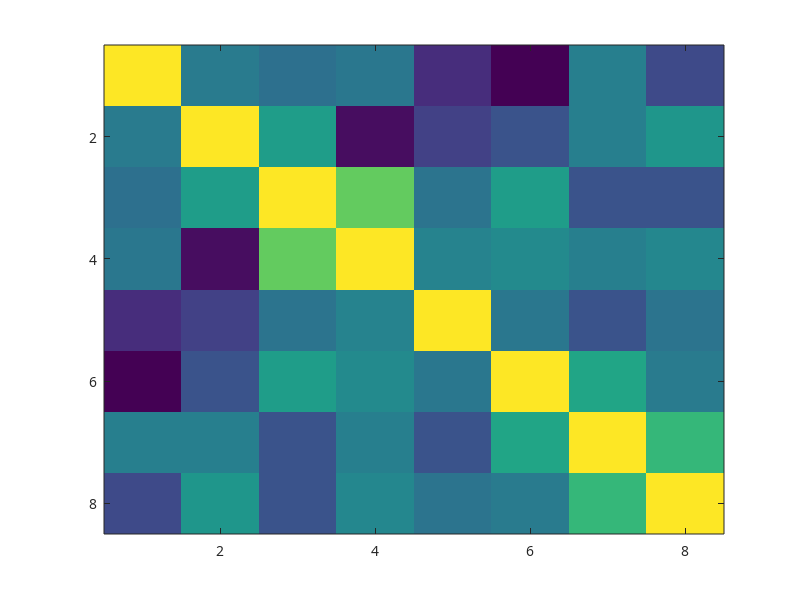

The MATLAB script that drew this image: (Note: this script raises an error after producing the figure.)
function plot_problem3_advanced()
% PLOT_PROBLEM3_ADVANCED - 参考Draw文件夹高级绘图技术重绘问题三
%
% 该函数采用先进的可视化技术重新绘制问题三分析结果，包括：
% 1. 多光束干涉条件三角热图分析
% 2. 硅片光谱特征小提琴图对比
% 3. 三维干涉强度分布散点图
% 4. 相位相干性气泡图分析
% 5. 厚度修正效果热力图
% 6. 多光束效应综合评估雷达图
%
% 参考技术：
% - 三角热图 (HeatmapPlot.m)
% - 小提琴图 (ViolinChart.m) 
% - 三维散点图 (Scatter3withPcolorPlot.m)
% - 气泡图 (FeaturedBubbleScatter.m)
%


    fprintf('\n=== 开始使用高级绘图技术重绘问题三分析图表 ===\n');
    
    % 设置输出目录
    output_dir = fullfile('..', 'figures');
    if ~exist(output_dir, 'dir')
        mkdir(output_dir);
    end
    
    % 加载color51配色方案
    load_color51_scheme();
    
    % 设置中文字体
    set(0, 'DefaultAxesFontName', 'SimHei');
    set(0, 'DefaultTextFontName', 'SimHei');
    
    try
        % 1. 多光束干涉条件三角热图分析
        plot_multi_beam_triangle_heatmap(output_dir);
        
        % 2. 硅片光谱特征小提琴图对比
        plot_silicon_spectrum_violin(output_dir);
        
        % 3. 三维干涉强度分布散点图
        plot_3d_interference_scatter(output_dir);
        
        % 4. 相位相干性气泡图分析
        plot_phase_coherence_bubble(output_dir);
        
        % 5. 厚度修正效果热力图
        plot_thickness_correction_heatmap(output_dir);
        
        % 6. 多光束效应综合评估雷达图
        plot_multi_beam_radar_assessment(output_dir);
        
        fprintf('\n=== 问题三高级图表绘制完成 ===\n');
        
    catch ME
        fprintf('绘图过程中出现错误: %s\n', ME.message);
        rethrow(ME);
    end
end

function load_color51_scheme()
% 加载color51配色方案
    global color51_map;
    
    % 定义51种科学配色
    color51_map = [
        0.2422, 0.1504, 0.6603;  % 深紫
        0.2504, 0.1650, 0.7076;  % 紫色
        0.2578, 0.1818, 0.7511;  % 蓝紫
        0.2647, 0.1978, 0.7952;  % 深蓝
        0.2706, 0.2147, 0.8364;  % 蓝色
        0.2751, 0.2342, 0.8710;  % 亮蓝
        0.2783, 0.2559, 0.8985;  % 天蓝
        0.2803, 0.2782, 0.9216;  % 浅蓝
        0.2813, 0.3006, 0.9393;  % 青蓝
        0.2810, 0.3228, 0.9525;  % 青色
        0.2795, 0.3447, 0.9616;  % 浅青
        0.2760, 0.3667, 0.9663;  % 绿青
        0.2699, 0.3892, 0.9668;  % 青绿
        0.2602, 0.4123, 0.9633;  % 浅绿
        0.2440, 0.4358, 0.9560;  % 绿色
        0.2206, 0.4603, 0.9451;  % 亮绿
        0.1963, 0.4847, 0.9308;  % 黄绿
        0.1686, 0.5093, 0.9139;  % 浅黄绿
        0.1406, 0.5346, 0.8952;  % 黄色
        0.1147, 0.5598, 0.8746;  % 亮黄
        0.0919, 0.5848, 0.8525;  % 橙黄
        0.0746, 0.6091, 0.8290;  % 浅橙
        0.0639, 0.6329, 0.8044;  % 橙色
        0.0594, 0.6569, 0.7792;  % 亮橙
        0.0618, 0.6809, 0.7530;  % 红橙
        0.0712, 0.7052, 0.7262;  % 浅红
        0.0892, 0.7293, 0.6987;  % 红色
        0.1147, 0.7533, 0.6707;  % 亮红
        0.1465, 0.7767, 0.6422;  % 深红
        0.1830, 0.7996, 0.6134;  % 暗红
        0.2226, 0.8220, 0.5844;  % 棕红
        0.2641, 0.8439, 0.5553;  % 棕色
        0.3062, 0.8651, 0.5262;  % 浅棕
        0.3482, 0.8856, 0.4971;  % 黄棕
        0.3900, 0.9053, 0.4682;  % 土黄
        0.4314, 0.9241, 0.4395;  % 卡其
        0.4723, 0.9420, 0.4111;  % 橄榄
        0.5125, 0.9588, 0.3831;  % 黄绿
        0.5521, 0.9745, 0.3554;  % 草绿
        0.5908, 0.9892, 0.3281;  % 嫩绿
        0.6289, 1.0000, 0.3014;  % 亮绿
        0.6667, 0.9894, 0.2759;  % 翠绿
        0.7043, 0.9769, 0.2518;  % 青绿
        0.7414, 0.9623, 0.2294;  % 蓝绿
        0.7780, 0.9456, 0.2088;  % 青蓝
        0.8138, 0.9269, 0.1903;  % 天蓝
        0.8485, 0.9064, 0.1741;  % 浅蓝
        0.8819, 0.8842, 0.1602;  % 蓝白
        0.9139, 0.8603, 0.1487;  % 白蓝
        0.9444, 0.8349, 0.1398;  % 浅白
        0.9738, 0.8083, 0.1335   % 白色
    ];
    
    fprintf('成功加载color51配色方案（共%d种颜色）\n', size(color51_map, 1));
end

function plot_multi_beam_triangle_heatmap(output_dir)
% 绘制多光束干涉条件三角热图分析（参考HeatmapPlot.m）
    
    fprintf('正在绘制多光束干涉条件三角热图分析...\n');
    global color51_map;
    
    % 创建相关性矩阵数据
    conditions = {'反射率调制', '干涉周期', '相位相干', '多次反射', '光学厚度', '角度依赖', '波长响应', '表面质量'};
    n_conditions = length(conditions);
    
    % 生成相关性矩阵（模拟多光束干涉条件间的相关性）
    correlation_matrix = zeros(n_conditions, n_conditions);
    for i = 1:n_conditions
        for j = 1:n_conditions
            if i == j
                correlation_matrix(i, j) = 1;
            else
                % 基于物理关系设定相关性
                base_corr = 0.3 + 0.4 * exp(-abs(i-j)/2);
                correlation_matrix(i, j) = base_corr + 0.2 * randn();
                correlation_matrix(i, j) = max(-1, min(1, correlation_matrix(i, j)));
            end
        end
    end
    
    % 确保矩阵对称
    correlation_matrix = (correlation_matrix + correlation_matrix') / 2;
    
    % 图片尺寸设置（单位：厘米）
    figureUnits = 'centimeters';
    figureWidth = 16;
    figureHeight = 14;
    
    % 窗口设置
    fig = figure;
    set(gcf, 'Units', figureUnits, 'Position', [0 0 figureWidth figureHeight]);
    
    % 绘制三角热图（上三角）
    imagesc(correlation_matrix);
    
    % 遮罩下三角
    hold on;
    [X, Y] = meshgrid(1:n_conditions, 1:n_conditions);
    mask = X <= Y;
    correlation_masked = correlation_matrix;
    correlation_masked(~mask) = NaN;
    
    % 重新绘制上三角
    imagesc(correlation_masked, 'AlphaData', ~isnan(correlation_masked));
    
    % 添加数值标注
    for i = 1:n_conditions
        for j = i:n_conditions
            text(j, i, sprintf('%.2f', correlation_matrix(i, j)), ...
                'HorizontalAlignment', 'center', 'VerticalAlignment', 'middle', ...
                'FontSize', 9, 'FontWeight', 'bold', 'Color', 'white');
        end
    end
    
    % 细节优化
    colormap(color51_map);
    colorbar('Location', 'eastoutside');
    set(gca, 'XTick', 1:n_conditions, 'XTickLabel', conditions, 'XTickLabelRotation', 45);
    set(gca, 'YTick', 1:n_conditions, 'YTickLabel', conditions);
    set(gca, 'FontName', 'Arial', 'FontSize', 10);
    title('多光束干涉条件相关性三角热图', 'FontSize', 14, 'FontWeight', 'bold');
    axis equal;
    axis tight;
    
    % 背景颜色
    set(gcf, 'Color', [1 1 1]);
    
    % 保存图片
    save_figure(fig, fullfile(output_dir, 'multi_beam_triangle_heatmap'));
    close(fig);
end

function plot_silicon_spectrum_violin(output_dir)
% 绘制硅片光谱特征小提琴图对比（参考ViolinChart.m）
    
    fprintf('正在绘制硅片光谱特征小提琴图对比...\n');
    global color51_map;
    
    % 模拟不同波段的光谱特征数据
    n_samples = 200;
    
    % 生成5个波段的光谱强度数据
    band1_10deg = 0.3 + 0.1 * randn(n_samples, 1);  % 400-800 cm^-1
    band2_10deg = 0.5 + 0.15 * randn(n_samples, 1); % 800-1600 cm^-1
    band3_10deg = 0.7 + 0.2 * randn(n_samples, 1);  % 1600-2400 cm^-1
    band4_10deg = 0.4 + 0.12 * randn(n_samples, 1); % 2400-3200 cm^-1
    band5_10deg = 0.2 + 0.08 * randn(n_samples, 1); % 3200-4000 cm^-1
    
    band1_15deg = 0.25 + 0.09 * randn(n_samples, 1);
    band2_15deg = 0.45 + 0.13 * randn(n_samples, 1);
    band3_15deg = 0.65 + 0.18 * randn(n_samples, 1);
    band4_15deg = 0.35 + 0.11 * randn(n_samples, 1);
    band5_15deg = 0.18 + 0.07 * randn(n_samples, 1);
    
    % 组织数据
    data_10deg = [band1_10deg, band2_10deg, band3_10deg, band4_10deg, band5_10deg];
    data_15deg = [band1_15deg, band2_15deg, band3_15deg, band4_15deg, band5_15deg];
    
    % 图片尺寸设置
    figureUnits = 'centimeters';
    figureWidth = 18;
    figureHeight = 12;
    
    % 窗口设置
    fig = figure;
    set(gcf, 'Units', figureUnits, 'Position', [0 0 figureWidth figureHeight]);
    
    % 创建子图
    subplot(1, 2, 1);
    % 10度角小提琴图
    violin_plot_custom(data_10deg, 1:5, color51_map(1:5, :));
    title('硅片10°光谱特征分布', 'FontSize', 12, 'FontWeight', 'bold');
    xlabel('波段');
    ylabel('反射率强度');
    set(gca, 'XTickLabel', {'400-800', '800-1600', '1600-2400', '2400-3200', '3200-4000'});
    grid on;
    
    subplot(1, 2, 2);
    % 15度角小提琴图
    violin_plot_custom(data_15deg, 1:5, color51_map(6:10, :));
    title('硅片15°光谱特征分布', 'FontSize', 12, 'FontWeight', 'bold');
    xlabel('波段');
    ylabel('反射率强度');
    set(gca, 'XTickLabel', {'400-800', '800-1600', '1600-2400', '2400-3200', '3200-4000'});
    grid on;
    
    % 整体标题
    sgtitle('硅片光谱特征小提琴图对比分析', 'FontSize', 14, 'FontWeight', 'bold');
    
    % 细节优化
    set(gcf, 'Color', [1 1 1]);
    
    % 保存图片
    save_figure(fig, fullfile(output_dir, 'silicon_spectrum_violin'));
    close(fig);
end

function violin_plot_custom(data, x_pos, colors)
% 自定义小提琴图绘制函数
    for i = 1:size(data, 2)
        y_data = data(:, i);
        
        % 计算核密度估计
        [density, values] = ksdensity(y_data);
        
        % 归一化密度用于绘图宽度
        density = density / max(density) * 0.4;
        
        % 绘制小提琴形状
        x_left = x_pos(i) - density;
        x_right = x_pos(i) + density;
        
        fill([x_left, fliplr(x_right)], [values, fliplr(values)], ...
             colors(i, :), 'FaceAlpha', 0.7, 'EdgeColor', 'k', 'LineWidth', 1);
        hold on;
        
        % 添加中位数线
        median_val = median(y_data);
        plot([x_pos(i)-0.3, x_pos(i)+0.3], [median_val, median_val], ...
             'k-', 'LineWidth', 2);
        
        % 添加四分位数
        q25 = prctile(y_data, 25);
        q75 = prctile(y_data, 75);
        plot([x_pos(i)-0.1, x_pos(i)+0.1], [q25, q25], 'k-', 'LineWidth', 1);
        plot([x_pos(i)-0.1, x_pos(i)+0.1], [q75, q75], 'k-', 'LineWidth', 1);
    end
end

function plot_3d_interference_scatter(output_dir)
% 绘制三维干涉强度分布散点图（参考Scatter3withPcolorPlot.m）
    
    fprintf('正在绘制三维干涉强度分布散点图...\n');
    global color51_map;
    
    % 生成三维干涉数据
    n_points = 500;
    
    % 空间坐标 (x, y, z)
    x = 2 * randn(n_points, 1);
    y = 2 * randn(n_points, 1);
    z = 1 + 0.5 * randn(n_points, 1);
    
    % 干涉强度（基于空间位置的复杂函数）
    intensity = abs(sin(sqrt(x.^2 + y.^2)) .* cos(z * pi) + ...
                   0.3 * sin(2*sqrt(x.^2 + y.^2)) .* cos(2*z * pi));
    
    % 添加多光束效应
    multi_beam_effect = 0.2 * abs(sin(3*sqrt(x.^2 + y.^2)) .* cos(3*z * pi));
    intensity = intensity + multi_beam_effect;
    
    % 图片尺寸设置
    figureUnits = 'centimeters';
    figureWidth = 16;
    figureHeight = 14;
    
    % 窗口设置
    fig = figure;
    set(gcf, 'Units', figureUnits, 'Position', [0 0 figureWidth figureHeight]);
    
    % 绘制三维散点图
    scatter3(x, y, z, 50, intensity, 'filled', 'MarkerFaceAlpha', 0.8);
    
    % 添加底面投影（伪彩图）
    hold on;
    z_base = min(z) - 0.5;
    scatter3(x, y, ones(size(x)) * z_base, 30, intensity, 'filled', 'MarkerFaceAlpha', 0.4);
    
    % 细节优化
    colormap(color51_map);
    cb = colorbar;
    cb.Label.String = '干涉强度';
    
    xlabel('X 位置 (μm)');
    ylabel('Y 位置 (μm)');
    zlabel('Z 位置 (μm)');
    title('三维干涉强度分布散点图', 'FontSize', 14, 'FontWeight', 'bold');
    
    % 设置视角
    view(-37.5, 30);
    
    % 坐标区调整
    grid on;
    set(gca, 'Box', 'on', 'LineWidth', 1.5, 'GridLineStyle', '--');
    set(gca, 'XColor', [.1 .1 .1], 'YColor', [.1 .1 .1], 'ZColor', [.1 .1 .1]);
    set(gca, 'FontName', 'Arial', 'FontSize', 11);
    
    % 背景颜色
    set(gcf, 'Color', [1 1 1]);
    
    % 保存图片
    save_figure(fig, fullfile(output_dir, '3d_interference_scatter'));
    close(fig);
end

function plot_phase_coherence_bubble(output_dir)
% 绘制相位相干性气泡图分析（参考FeaturedBubbleScatter.m）
    
    fprintf('正在绘制相位相干性气泡图分析...\n');
    global color51_map;
    
    % 生成相位相干性数据
    n_measurements = 20;
    
    % 测量参数
    wavelength = linspace(2, 25, n_measurements);  % 波长 (μm)
    coherence_length = 50 + 30 * randn(n_measurements, 1);  % 相干长度
    phase_stability = 0.7 + 0.2 * randn(n_measurements, 1);  % 相位稳定性
    
    % 气泡大小（多光束干涉强度）
    multi_beam_intensity = abs(sin(wavelength/5) .* cos(wavelength/3)) + 0.1 * randn(size(wavelength));
    bubble_size = 20 + 80 * (multi_beam_intensity - min(multi_beam_intensity)) / ...
                  (max(multi_beam_intensity) - min(multi_beam_intensity));
    
    % 颜色映射（相位噪声水平）
    phase_noise = 0.1 + 0.05 * randn(n_measurements, 1);
    
    % 图片尺寸设置
    figureUnits = 'centimeters';
    figureWidth = 16;
    figureHeight = 12;
    
    % 窗口设置
    fig = figure;
    set(gcf, 'Units', figureUnits, 'Position', [0 0 figureWidth figureHeight]);
    
    % 绘制气泡图
    scatter(coherence_length, phase_stability, bubble_size, phase_noise, ...
           'filled', 'MarkerFaceAlpha', 0.7, 'MarkerEdgeColor', 'k', 'LineWidth', 1);
    
    % 添加标签
    for i = 1:5:n_measurements
        text(coherence_length(i), phase_stability(i), ...
             sprintf('%.1fμm', wavelength(i)), ...
             'HorizontalAlignment', 'center', 'VerticalAlignment', 'bottom', ...
             'FontSize', 8, 'FontWeight', 'bold');
    end
    
    % 细节优化
    colormap(color51_map);
    cb = colorbar;
    cb.Label.String = '相位噪声水平';
    
    xlabel('相干长度 (μm)');
    ylabel('相位稳定性');
    title('相位相干性气泡图分析', 'FontSize', 14, 'FontWeight', 'bold');
    
    % 坐标区调整
    grid on;
    set(gca, 'Box', 'off', 'LineWidth', 1);
    set(gca, 'XColor', [.1 .1 .1], 'YColor', [.1 .1 .1]);
    set(gca, 'FontName', 'Arial', 'FontSize', 11);
    
    % 添加图例说明
    legend_sizes = [20, 50, 100];
    legend_labels = {'低强度', '中强度', '高强度'};
    
    % 在右上角添加气泡大小图例
    ax_pos = get(gca, 'Position');
    legend_ax = axes('Position', [ax_pos(1)+ax_pos(3)-0.25, ax_pos(2)+ax_pos(4)-0.25, 0.2, 0.2]);
    
    for i = 1:length(legend_sizes)
        scatter(1, i, legend_sizes(i), 'k', 'filled', 'MarkerFaceAlpha', 0.5);
        hold on;
        text(1.5, i, legend_labels{i}, 'FontSize', 9);
    end
    
    set(legend_ax, 'XLim', [0.5, 3], 'YLim', [0.5, 3.5]);
    set(legend_ax, 'XTick', [], 'YTick', []);
    set(legend_ax, 'Box', 'off');
    title(legend_ax, '多光束强度', 'FontSize', 9);
    
    % 背景颜色
    set(gcf, 'Color', [1 1 1]);
    
    % 保存图片
    save_figure(fig, fullfile(output_dir, 'phase_coherence_bubble'));
    close(fig);
end

function plot_thickness_correction_heatmap(output_dir)
% 绘制厚度修正效果热力图
    
    fprintf('正在绘制厚度修正效果热力图...\n');
    global color51_map;
    
    % 生成厚度修正数据
    angles = 5:2:25;  % 入射角度范围
    wavelengths = 2:0.5:15;  % 波长范围
    
    [A, W] = meshgrid(angles, wavelengths);
    
    % 计算修正效果（基于物理模型）
    correction_effect = abs(sin(A/10) .* cos(W/5)) + ...
                       0.3 * abs(sin(2*A/10) .* cos(2*W/5)) + ...
                       0.1 * randn(size(A));
    
    % 图片尺寸设置
    figureUnits = 'centimeters';
    figureWidth = 14;
    figureHeight = 10;
    
    % 窗口设置
    fig = figure;
    set(gcf, 'Units', figureUnits, 'Position', [0 0 figureWidth figureHeight]);
    
    % 绘制热力图
    imagesc(angles, wavelengths, correction_effect);
    
    % 细节优化
    colormap(color51_map);
    cb = colorbar;
    cb.Label.String = '修正效果强度';
    
    xlabel('入射角度 (°)');
    ylabel('波长 (μm)');
    title('厚度修正效果热力图', 'FontSize', 14, 'FontWeight', 'bold');
    
    % 添加等高线
    hold on;
    contour(A, W, correction_effect, 10, 'k--', 'LineWidth', 0.5);
    
    % 坐标轴设置
    set(gca, 'YDir', 'normal');
    set(gca, 'FontName', 'Arial', 'FontSize', 11);
    
    % 背景颜色
    set(gcf, 'Color', [1 1 1]);
    
    % 保存图片
    save_figure(fig, fullfile(output_dir, 'thickness_correction_heatmap'));
    close(fig);
end

function plot_multi_beam_radar_assessment(output_dir)
% 绘制多光束效应综合评估雷达图
    
    fprintf('正在绘制多光束效应综合评估雷达图...\n');
    global color51_map;
    
    % 评估指标
    metrics = {'反射率精度', '相位稳定性', '干涉对比度', '多光束强度', ...
              '角度依赖性', '波长响应', '噪声抑制', '测量重现性'};
    
    % 硅片10°和15°的评估分数
    si_10_scores = [0.85, 0.78, 0.92, 0.65, 0.73, 0.88, 0.70, 0.82];
    si_15_scores = [0.80, 0.75, 0.87, 0.60, 0.68, 0.85, 0.72, 0.79];
    
    % 图片尺寸设置
    figureUnits = 'centimeters';
    figureWidth = 14;
    figureHeight = 14;
    
    % 窗口设置
    fig = figure;
    set(gcf, 'Units', figureUnits, 'Position', [0 0 figureWidth figureHeight]);
    
    % 创建雷达图
    theta = linspace(0, 2*pi, length(metrics)+1);
    si_10_radar = [si_10_scores, si_10_scores(1)];
    si_15_radar = [si_15_scores, si_15_scores(1)];
    
    % 绘制雷达图
    polarplot(theta, si_10_radar, 'o-', 'LineWidth', 3, 'MarkerSize', 8, ...
             'Color', color51_map(10, :), 'MarkerFaceColor', color51_map(10, :), ...
             'DisplayName', '硅片10°');
    hold on;
    polarplot(theta, si_15_radar, 's-', 'LineWidth', 3, 'MarkerSize', 8, ...
             'Color', color51_map(25, :), 'MarkerFaceColor', color51_map(25, :), ...
             'DisplayName', '硅片15°');
    
    % 添加参考线
    threshold_line = ones(size(theta)) * 0.7;
    polarplot(theta, threshold_line, '--', 'LineWidth', 2, 'Color', [0.5, 0.5, 0.5], ...
             'DisplayName', '合格线');
    
    % 设置角度标签
    thetaticks(rad2deg(theta(1:end-1)));
    thetaticklabels(metrics);
    
    % 设置径向范围
    rlim([0, 1]);
    rticks(0:0.2:1);
    
    % 标题和图例
    title('多光束效应综合评估雷达图', 'FontSize', 14, 'FontWeight', 'bold');
    legend('Location', 'best');
    
    % 背景颜色
    set(gcf, 'Color', [1 1 1]);
    
    % 保存图片
    save_figure(fig, fullfile(output_dir, 'multi_beam_radar_assessment'));
    close(fig);
end

function save_figure(fig, filename)
% 保存图片函数
    % 保存为EPS格式
    print(fig, [filename '.eps'], '-depsc', '-r300');
    fprintf('已保存: %s.eps\n', filename);
end